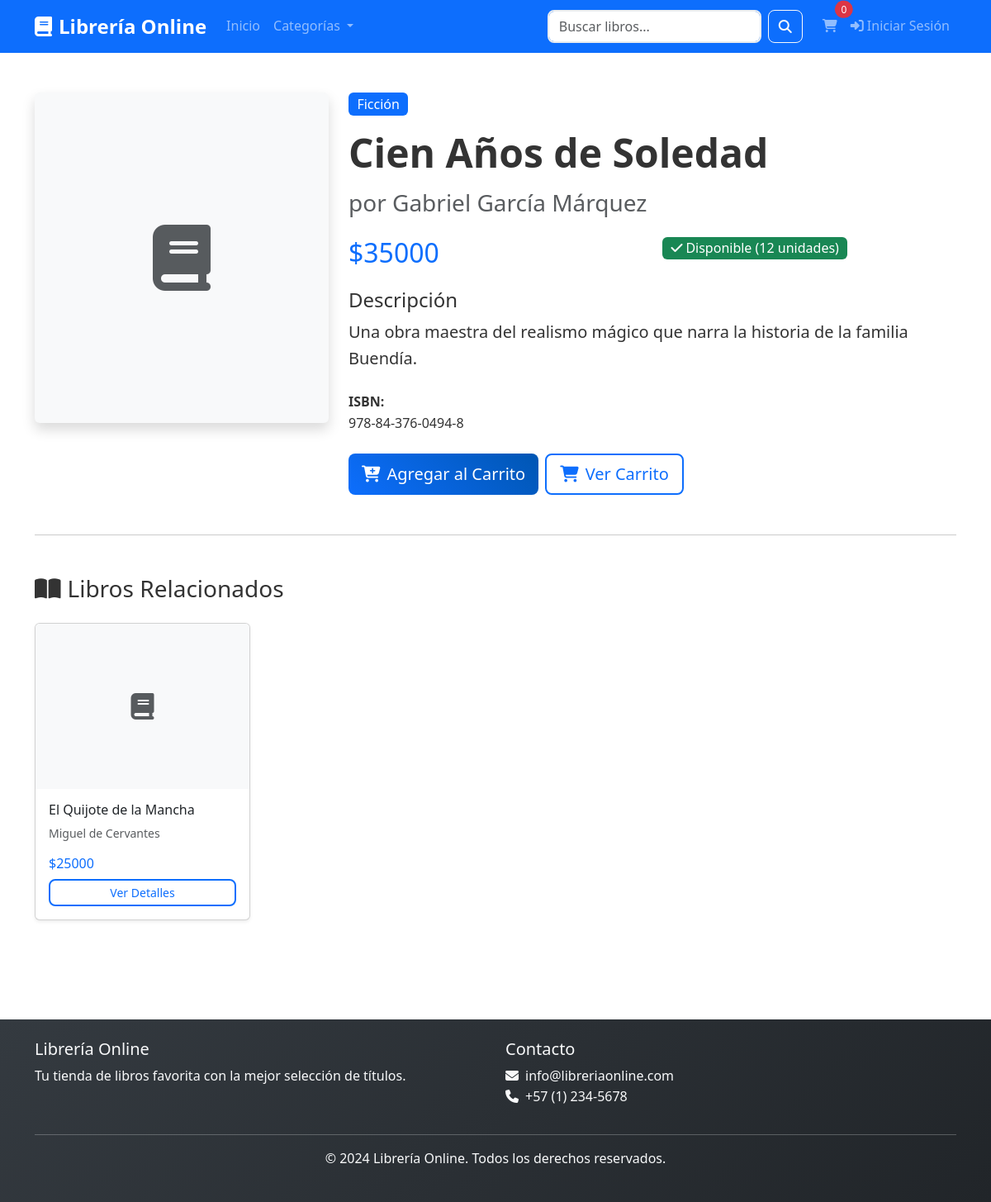
Page /libro/2/ on the committed database.
### tienda/models.py (models this page shows, shortened)
class Libro(models.Model):
    titulo = models.CharField(max_length=200)
    autor = models.CharField(max_length=200)
    descripcion = models.TextField()
    precio = models.DecimalField(
        max_digits=10,
        decimal_places=2,
        validators=[MinValueValidator(Decimal('0.01'))]
    )
    imagen = models.ImageField(upload_to='libros/', blank=True, null=True)
    categoria = models.ForeignKey(Categoria, on_delete=models.CASCADE)
    stock = models.PositiveIntegerField(default=0)
    fecha_publicacion = models.DateField(blank=True, null=True)
    isbn = models.CharField(max_length=20, blank=True)
    fecha_creacion = models.DateTimeField(auto_now_add=True)
    fecha_actualizacion = models.DateTimeField(auto_now=True)
    activo = models.BooleanField(default=True)
    class Meta:
        verbose_name = "Libro"
        verbose_name_plural = "Libros"
        ordering = ['-fecha_creacion']
    @property
    def disponible(self):
        return self.stock > 0 and self.activo

class Categoria(models.Model):
    nombre = models.CharField(max_length=100, unique=True)
    descripcion = models.TextField(blank=True)
    fecha_creacion = models.DateTimeField(auto_now_add=True)
    class Meta:
        verbose_name = "Categoría"
        verbose_name_plural = "Categorías"
        ordering = ['nombre']

### tienda/views.py (the view)
# urls.py: path('libro/<int:libro_id>/', views.detalle_libro, name='detalle_libro'),
def detalle_libro(request, libro_id):
    libro = get_object_or_404(Libro, id=libro_id, activo=True)
    libros_relacionados = Libro.objects.filter(
        categoria=libro.categoria,
        activo=True,
        stock__gt=0
    ).exclude(id=libro_id)[:4]
    carrito = obtener_o_crear_carrito(request)
    context = {
        'libro': libro,
        'libros_relacionados': libros_relacionados,
        'cantidad_carrito': carrito.cantidad_total,
    }
    return render(request, 'tienda/detalle_libro.html', context)

### tienda/models.py (called while the page is built)
    @property
    def cantidad_total(self):
        return sum(item.cantidad for item in self.items.all())

### tienda/views.py (called while the page is built)
def obtener_o_crear_carrito(request):
    if request.user.is_authenticated:
        carrito, created = Carrito.objects.get_or_create(usuario=request.user)
    else:
        session_key = request.session.session_key
        if not session_key:
            request.session.create()
            session_key = request.session.session_key
        carrito, created = Carrito.objects.get_or_create(session_key=session_key)
    return carrito

### templates/tienda/detalle_libro.html (shortened to what this page needs)
{% extends 'base.html' %}
{% load static %}
{% block content %}
<div class="container py-5">
    <div class="row">
        <div class="col-lg-4 mb-4">
            {% if libro.imagen %}
            <img src="{{ libro.imagen.url }}" class="img-fluid rounded shadow" alt="{{ libro.titulo }}">
            {% else %}
            <div class="bg-light rounded shadow d-flex align-items-center justify-content-center" style="height: 400px;">
                <i class="fas fa-book fa-5x text-muted"></i>
            </div>
            {% endif %}
        </div>
        <div class="col-lg-8">
            <div class="mb-3">
                <span class="badge bg-primary fs-6">{{ libro.categoria.nombre }}</span>
            </div>
            <h1 class="display-5 fw-bold mb-3">{{ libro.titulo }}</h1>
            <h3 class="text-muted mb-4">por {{ libro.autor }}</h3>
            <div class="row mb-4">
                <div class="col-md-6">
                    <h2 class="text-primary mb-0">${{ libro.precio|floatformat:0 }}</h2>
                </div>
                <div class="col-md-6">
                    {% if libro.disponible %}
                    <span class="badge bg-success fs-6">
                        <i class="fas fa-check me-1"></i>Disponible ({{ libro.stock }} unidades)
                    </span>
                    {% else %}
                    <span class="badge bg-danger fs-6">
                        <i class="fas fa-times me-1"></i>Agotado
                    </span>
                    {% endif %}
                </div>
            </div>
            <div class="mb-4">
                <h4>Descripción</h4>
                <p class="lead">{{ libro.descripcion }}</p>
            </div>
            {% if libro.fecha_publicacion or libro.isbn %}
            <div class="row mb-4">
                {% if libro.isbn %}
                <div class="col-md-6">
                    <strong>ISBN:</strong><br>
                    {{ libro.isbn }}
                </div>
                {% endif %}
            </div>
            {% endif %}
            <div class="d-grid gap-2 d-md-flex">
                {% if libro.disponible %}
                <button class="btn btn-primary btn-lg agregar-carrito" data-libro-id="{{ libro.id }}">
                    <i class="fas fa-cart-plus me-2"></i>Agregar al Carrito
                </button>
                <a href="{% url 'ver_carrito' %}" class="btn btn-outline-primary btn-lg">
                    <i class="fas fa-shopping-cart me-2"></i>Ver Carrito
                </a>
                {% else %}
                <button class="btn btn-secondary btn-lg" disabled>
                    <i class="fas fa-times me-2"></i>Producto Agotado
                </button>
                {% endif %}
            </div>
        </div>
    </div>
    {% if libros_relacionados %}
    <hr class="my-5">
    <h3 class="mb-4">
        <i class="fas fa-book-open me-2"></i>Libros Relacionados
    </h3>
    <div class="row">
        {% for libro_rel in libros_relacionados %}
        <div class="col-lg-3 col-md-4 col-sm-6 mb-4">
            <div class="card h-100 shadow-sm">
                {% if libro_rel.imagen %}
                <img src="{{ libro_rel.imagen.url }}" class="card-img-top" alt="{{ libro_rel.titulo }}" style="height: 200px; object-fit: cover;">
                {% else %}
                <div class="card-img-top bg-light d-flex align-items-center justify-content-center" style="height: 200px;">
                    <i class="fas fa-book fa-2x text-muted"></i>
                </div>
                {% endif %}
                <div class="card-body d-flex flex-column">
                    <h6 class="card-title">{{ libro_rel.titulo }}</h6>
                    <p class="card-text text-muted small">{{ libro_rel.autor }}</p>
                    <div class="mt-auto">
                        <div class="d-flex justify-content-between align-items-center mb-2">
                            <span class="h6 text-primary mb-0">${{ libro_rel.precio|floatformat:0 }}</span>
                        </div>
                        <a href="{% url 'detalle_libro' libro_rel.id %}" class="btn btn-outline-primary btn-sm w-100">
                            Ver Detalles
                        </a>
                    </div>
                </div>
            </div>
        </div>
        {% endfor %}
    </div>
    {% endif %}
</div>
{% endblock %}

### static/css/style.css (style rules this page uses)
:root { --primary-color: #0d6efd; --secondary-color: #6c757d; --success-color: #198754; --danger-color: #dc3545; --warning-color: #ffc107; --info-color: #0dcaf0; --light-color: #f8f9fa; --dark-color: #212529; }
body { font-family: 'Segoe UI', Tahoma, Geneva, Verdana, sans-serif; line-height: 1.6; color: #333; }
.btn { border-radius: 8px; font-weight: 500; transition: all 0.3s ease; }
.btn-primary { background: linear-gradient(45deg, var(--primary-color), #0056b3); border: none; }
.btn-outline-primary { border: 2px solid var(--primary-color); color: var(--primary-color); }
.badge { border-radius: 6px; font-weight: 500; }
.fas, .far, .fab { transition: transform 0.3s ease; }

### rows in the picture
Libro: categoria.nombre "Ficción", titulo "Cien Años de Soledad", autor "Gabriel García Márquez", precio "35000", stock "12", descripcion "Una obra maestra del realismo mágico que narra la historia de la familia Buendía.", isbn "978-84-376-0494-8"
Libro: titulo "El Quijote de la Mancha", autor "Miguel de Cervantes", precio "25000"

### other values in the picture
{{ cantidad_carrito|default:0 }} "0"
